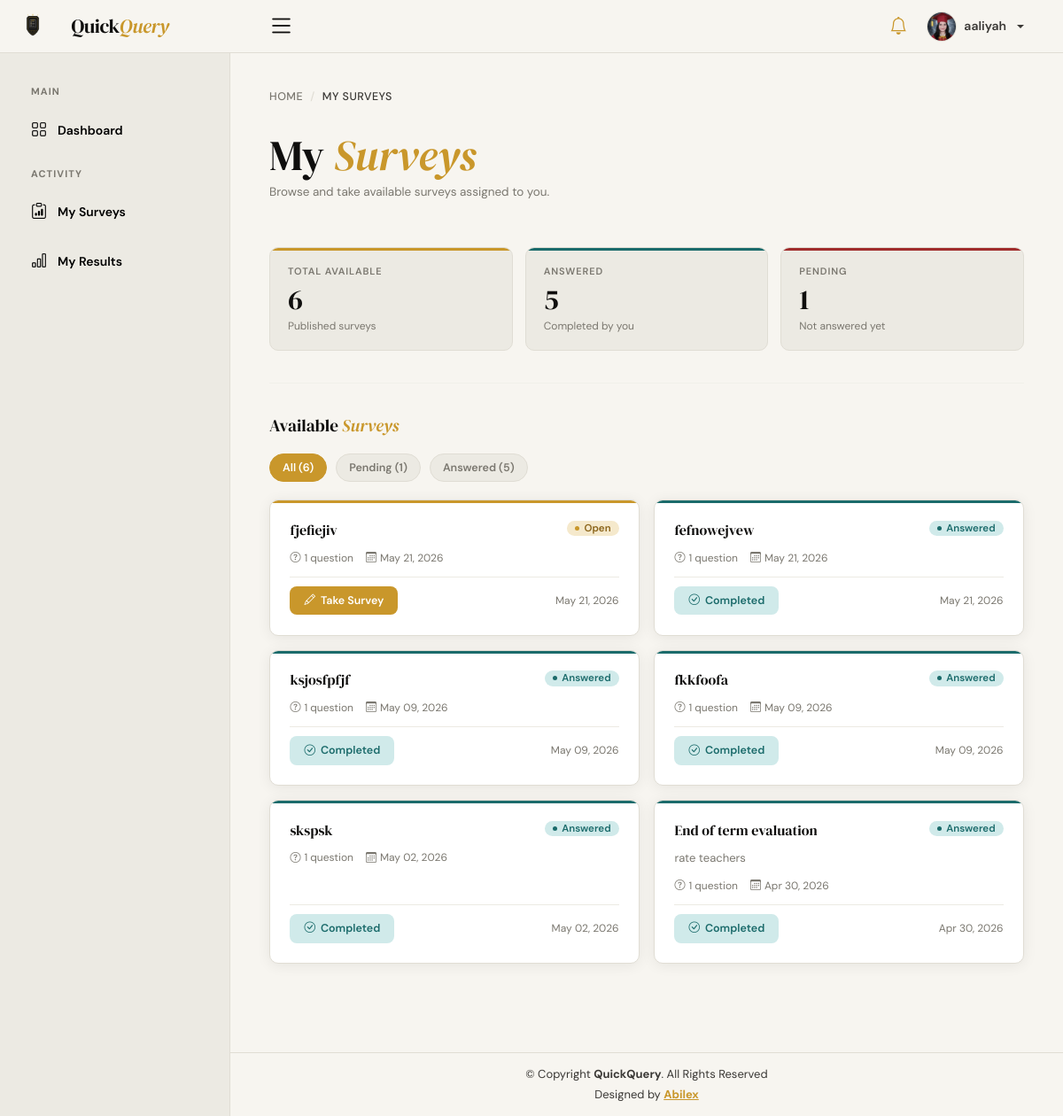
Screenshot of /public/user/mysurvey.php (signed in) with the database file from the repository.
### tables this page shows
CREATE TABLE `surveys` (
  `id` int(11) NOT NULL,
  `user_id` int(11) NOT NULL,
  `title` varchar(255) NOT NULL,
  `description` text NOT NULL,
  `status` enum('pending','published','closed') NOT NULL,
  `created_at` timestamp NOT NULL DEFAULT current_timestamp(),
  `category_id` int(11) DEFAULT NULL,
  `start_date` datetime DEFAULT NULL,
  `end_date` datetime DEFAULT NULL
);

### public/user/mysurvey.php (the view, shortened to what this page needs)
<?php
include('./includes/header.php');
include('./includes/topbar.php');
include('./includes/sidebar.php');
include('../../app/config/config.php');
$user_id = $_SESSION['authUser']['user_id'];
$sql = "
    SELECT s.id, s.title, s.description, s.created_at,
           COUNT(DISTINCT q.id) as question_count,
           CASE WHEN r.survey_id IS NOT NULL THEN 1 ELSE 0 END as is_answered
    FROM surveys s
    LEFT JOIN questions q ON q.survey_id = s.id
    LEFT JOIN (
        SELECT DISTINCT survey_id FROM responses WHERE user_id = $user_id
    ) r ON r.survey_id = s.id
    WHERE s.status = 'published'
    GROUP BY s.id, r.survey_id
    ORDER BY s.created_at DESC
";
$result = mysqli_query($conn, $sql);
$surveys       = [];
$totalSurveys  = 0;
$answeredCount = 0;
$pendingCount  = 0;
while ($row = mysqli_fetch_assoc($result)) {
  $surveys[] = $row;
  $totalSurveys++;
  if ($row['is_answered']) $answeredCount++;
  else $pendingCount++;
}
?>
<div class="breadcrumbs">
  <a href="index" style="color:var(--ink-3);text-decoration:none;transition:color .15s;" onmouseover="this.style.color='var(--gold)'" onmouseout="this.style.color='var(--ink-3)'">Home</a>
  <span style="color:var(--paper-3);">/</span>
  <span class="current-page">My Surveys</span>
</div>
<header>
  <div>
    <h1>My <em>Surveys</em></h1>
    <p class="header-sub">Browse and take available surveys assigned to you.</p>
  </div>
</header>
<div class="stat-strip-3">
  <div class="stat-card gold">
    <div class="stat-label">Total Available</div>
    <div class="stat-value"><?= $totalSurveys ?></div>
    <div class="stat-sub">Published surveys</div>
  </div>
  <div class="stat-card teal">
    <div class="stat-label">Answered</div>
    <div class="stat-value"><?= $answeredCount ?></div>
    <div class="stat-sub">Completed by you</div>
  </div>
  <div class="stat-card rose">
    <div class="stat-label">Pending</div>
    <div class="stat-value"><?= $pendingCount ?></div>
    <div class="stat-sub">Not answered yet</div>
  </div>
</div>
<hr class="divider">
<div class="section-label">
  <h2>Available <em>Surveys</em></h2>
</div>
<div class="filter-bar">
  <button class="filter-btn active" onclick="filterSurveys('all', this)">All (<?= $totalSurveys ?>)</button>
  <button class="filter-btn" onclick="filterSurveys('pending', this)">Pending (<?= $pendingCount ?>)</button>
  <button class="filter-btn" onclick="filterSurveys('answered', this)">Answered (<?= $answeredCount ?>)</button>
</div>
<?php if (empty($surveys)): ?>
  <div class="empty-state">
    <i class="bi bi-clipboard-x"></i>
    <h3>No Surveys Available</h3>
    <p>There are no published surveys at the moment. Check back later.</p>
  </div>
<?php else: ?>
  <div class="survey-grid" id="surveyGrid">
    <?php foreach ($surveys as $s):
      $status    = $s['is_answered'] ? 'answered' : 'pending';
      $dateLabel = date('M d, Y', strtotime($s['created_at']));
      $qCount    = (int)$s['question_count'];
    ?>
      <div class="survey-card <?= $status ?>" data-status="<?= $status ?>">
        <div class="survey-card-header">
          <div class="survey-card-title"><?= htmlspecialchars($s['title']) ?></div>
          <?php if ($status === 'answered'): ?>
            <span class="badge badge-answered">Answered</span>
          <?php else: ?>
            <span class="badge badge-open">Open</span>
          <?php endif; ?>
        </div>
        <?php if (!empty($s['description'])): ?>
          <div class="survey-card-desc"><?= htmlspecialchars($s['description']) ?></div>
        <?php endif; ?>
        <div class="survey-card-meta">
          <span><i class="bi bi-question-circle"></i> <?= $qCount ?> question<?= $qCount !== 1 ? 's' : '' ?></span>
          <span><i class="bi bi-calendar3"></i> <?= $dateLabel ?></span>
        </div>
        <div class="survey-card-footer">
          <?php if ($status === 'answered'): ?>
            <span class="btn-done"><i class="bi bi-check-circle"></i> Completed</span>
          <?php else: ?>
            <a href="/surveysystem/app/controllers/responseController.php?id=<?= $s['id'] ?>" class="btn-take"><i class="bi bi-pencil"></i> Take Survey</a> <?php endif; ?>
          <span style="font-size:12px;color:var(--ink-3);"><?= $dateLabel ?></span>
        </div>
      </div>
    <?php endforeach; ?>
  </div>
<?php endif; ?>
<?php include('./includes/footer.php'); ?>

### public/user/includes/header.php (shortened to what this page needs)
<!DOCTYPE html>
<html lang="en">
<head>
  <link href="https://cdn.jsdelivr.net/npm/bootstrap@5.3.3/dist/css/bootstrap.min.css" rel="stylesheet">
  <link href="https://cdn.jsdelivr.net/npm/bootstrap-icons@1.11.3/font/bootstrap-icons.css" rel="stylesheet">
</head>
<body>

### public/user/includes/topbar.php (shortened to what this page needs)
<?php if (!isset($_SESSION)) session_start();
$user     = $_SESSION['authUser'] ?? [];
$userName     = htmlspecialchars($user['username'] ?? $user['user_name'] ?? 'User');
$_topbarAvatar = '/surveysystem/assets/img/profile-img.jpg';
if (!empty($user['avatar'])) {
  $_topbarAvatar = '/surveysystem/' . htmlspecialchars($user['avatar']);
}
?>
<header class="header" style="padding: 0 10px;">
  <a href="index.php" class="logo d-flex align-items-center">
    <img src="/surveysystem/public/user/assets/img/logo.png" alt="Logo" style="height: 32px; width: auto; margin-right: 6px;">
    <span class="d-none d-lg-block">Quick<em>Query</em></span>
  </a>
  <i class="bi bi-list toggle-sidebar-btn" id="toggleSidebar" style="margin-left: 96px;"></i>
<ul class="header-nav">
    <li class="nav-item dropdown">
      <a class="nav-link nav-icon" href="#" data-bs-toggle="dropdown" id="userNotifBell">
        <i class="bi bi-bell"></i>
      </a>
    </li>
    <li class="nav-item dropdown pe-3">
      <a class="nav-link nav-profile dropdown-toggle" href="#" role="button" data-bs-toggle="dropdown" aria-expanded="false">
        <img id="topbarAvatarImg" src="<?= $_topbarAvatar ?>" alt="Profile">
        <span><?= $userName ?></span>
      </a>
    </li>
  </ul>
</header>

### public/user/includes/sidebar.php (shortened to what this page needs)
<?php $page = basename($_SERVER['PHP_SELF']); ?>
<aside id="sidebar" class="sidebar">
  <ul class="sidebar-nav" id="sidebar-nav">
    <li class="nav-heading">Main</li>
    <li class="nav-item">
      <a class="nav-link <?= ($page == 'index.php') ? '' : 'collapsed' ?>" href="/surveysystem/public/user/index.php">
        <i class="bi bi-grid"></i>
        <span>Dashboard</span>
      </a>
    </li>
    <li class="nav-heading">Activity</li>
    <li class="nav-item">
      <a class="nav-link collapsed" href="/surveysystem/public/user/mysurvey.php">
        <i class="bi bi-clipboard-data"></i>
        <span>My Surveys</span>
      </a>
    </li>
    <li class="nav-item">
      <a class="nav-link <?= ($page == 'results.php') ? '' : 'collapsed' ?>" href="/surveysystem/public/user/results.php">
        <i class="bi bi-bar-chart"></i>
        <span>My Results</span>
      </a>
    </li>
  </ul>
</aside>
<main id="main" class="main">

### public/user/includes/footer.php (shortened to what this page needs)
</main>
<footer id="footer" class="footer" style="
  background: var(--paper);
  border-top: 1px solid var(--paper-3);
  color: var(--ink-3);
">
  <div class="copyright" style="text-align:center; color: var(--ink-2);">
    &copy; Copyright <strong><span>QuickQuery</span></strong>. All Rights Reserved
  </div>
  <div class="credits" style="text-align:center; font-size:13px; color: var(--ink-2);">
    Designed by <a href="#" style="color: var(--gold); font-weight: bold;">Abilex</a>
  </div>
</footer>
</body>
</html>

### public/user/includes/header.php (style rules this page uses)
:root { --ink: #0f0e0d; --ink-2: #3a3835; --ink-3: #7a776f; --paper: #f7f5f0; --paper-2: #eceae3; --paper-3: #e0ddd4; --gold: #c9972b; --gold-light: #f5e9cc; --gold-dark: #8a6318; --teal: #1b6b6b; --teal-lt: #d0eaea; --rose: #a02c2c; --rose-lt: #f5dede; --radius: 10px; --shadow: 0 2px 16px rgba(15, 14, 13, 0.07); }
* { box-sizing: border-box; margin: 0; padding: 0; }
body { font-family: 'DM Sans', sans-serif; background: var(--paper); color: var(--ink); padding-top: 60px; }
.footer { margin-left: 260px; width: calc(100% - 260px); padding: 14px 3rem; background: var(--paper); border-top: 1.5px solid var(--paper-3); font-size: 13px; color: var(--ink-3); display: flex; align-items: center; justify-content: center; flex-direction: column; text-align: center; gap: 4px; transition: all 0.3s; }

### public/user/includes/topbar.php (style rules this page uses)
.header { background: var(--paper); border-bottom: 1.5px solid var(--paper-3); height: 60px; padding: 0 20px; position: fixed; top: 0; left: 0; right: 0; z-index: 1030; display: flex; align-items: center; transition: all 0.3s; }
.header .logo { display: flex; align-items: center; gap: 10px; text-decoration: none; }
.header .logo span { font-family: 'DM Serif Display', serif; font-size: 22px; color: var(--ink); letter-spacing: -0.02em; }
.header .logo span em { font-style: italic; color: var(--gold); }
.toggle-sidebar-btn { font-size: 30px; cursor: pointer; color: var(--ink); margin-left: 16px; line-height: 1; }
.header-nav { display: flex; align-items: center; margin-left: auto; margin-right: 0.5rem; list-style: none; padding: 0; margin-bottom: 0; gap: 4px; }
.header-nav .nav-icon { color: var(--gold); font-size: 20px; position: relative; padding: 4px 8px; transition: all 0.2s ease; display: flex; align-items: center; text-decoration: none; cursor: pointer; }
.header-nav .nav-profile { display: flex; align-items: center; gap: 8px; text-decoration: none; padding: 4px 10px; color: var(--ink-2); }
.header-nav .nav-profile img { width: 34px; height: 34px; border-radius: 50%; object-fit: cover; border: 1px solid var(--paper-3); }
.header-nav .nav-profile span { font-weight: 600; font-size: 14px; color: var(--ink-2); }

### public/user/includes/sidebar.php (style rules this page uses)
.sidebar { position: fixed; top: 60px; left: 0; bottom: 0; width: 260px; z-index: 996; transition: all 0.3s; padding: 20px; overflow-y: auto; scrollbar-width: thin; scrollbar-color: var(--paper-3) transparent; background: var(--paper-2); border-right: 1.5px solid var(--paper-3); }
.sidebar-nav { padding: 0; margin: 0; list-style: none; }
.sidebar-nav .nav-heading { font-size: 11px; text-transform: uppercase; color: #7a776f; font-weight: 700; margin: 15px 0 10px 15px; letter-spacing: 0.1em; font-family: 'DM Sans', sans-serif; }
.sidebar-nav .nav-item { margin-bottom: 5px; }
.sidebar-nav .nav-link.collapsed { display: flex; align-items: center; font-size: 14px; font-weight: 600; color: #000000; transition: all 0.3s ease; background: transparent; padding: 12px 15px; border-radius: var(--radius); font-family: 'DM Sans', sans-serif; text-decoration: none; }
.sidebar-nav .nav-link.collapsed i { font-size: 18px; margin-right: 12px; color: #000000; transition: all 0.3s ease; }
#main { margin-left: 260px; transition: all 0.3s; padding: 20px; background: var(--paper); min-height: 100vh; }

### rows the page displays
surveys: title "fjefiejiv", shows "Open", qCount "1", created_at "May 21, 2026"
surveys: title "fefnowejvew", shows "Answered", qCount "1", created_at "May 21, 2026", shows "Completed"
surveys: title "ksjosfpfjf", shows "Answered", qCount "1", created_at "May 09, 2026", shows "Completed"
surveys: title "fkkfoofa", shows "Answered", qCount "1", created_at "May 09, 2026", shows "Completed"
surveys: title "skspsk", shows "Answered", qCount "1", created_at "May 02, 2026", shows "Completed"
surveys: title "End of term evaluation", shows "Answered", description "rate teachers", qCount "1", created_at "Apr 30, 2026", shows "Completed"

### other values shown
$userName "aaliyah"
$totalSurveys "6"
$answeredCount "5"
$pendingCount "1"
